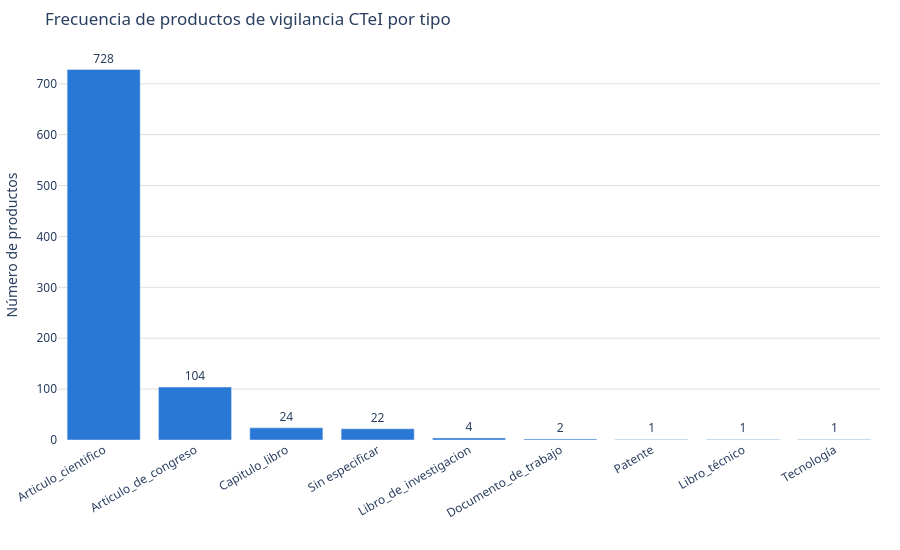

Notebook code for this chart:
### Markdown cell above
## Frecuencia por tipo de producto

### Code cell
#| label: cell-tipo-frecuencia
import pandas as pd
import plotly.graph_objects as go
import plotly.io as pio

pio.renderers.default = "plotly_mimetype+png"

SHEET_ID = "1x83kWcmNX5OJ1-aP36_liBzp7iJOz228xAkrAb5-RkE"
CSV_URL = f"https://docs.google.com/spreadsheets/d/{SHEET_ID}/gviz/tq?tqx=out:csv&sheet=Vigilancia_CTeI"

df = pd.read_csv(CSV_URL)
tipo = df["TIPO"].fillna("Sin especificar")
counts = tipo.value_counts()

fig = go.Figure(go.Bar(
    x=counts.index,
    y=counts.values,
    marker_color="#2a78d6",
    text=counts.values,
    textposition="outside",
    hovertemplate="<b>%{x}</b><br>%{y} producto(s)<extra></extra>",
))
fig.update_layout(
    title="Frecuencia de productos de vigilancia CTeI por tipo",
    yaxis_title="N\u00famero de productos",
    margin=dict(l=50, r=20, t=50, b=110),
    height=550,
    font=dict(family="system-ui, -apple-system, Segoe UI, sans-serif"),
    plot_bgcolor="white",
)
fig.update_xaxes(tickangle=-30)
fig.update_yaxes(gridcolor="#e1e0d9")
fig.show()

### Figure 1 — Plotly figure (JSON) as saved in the notebook; plotly's stock layout.template omitted (floating-point values rounded to 4 significant figures)
{"data": [{"hovertemplate": "<b>%{x}</b><br>%{y} producto(s)<extra></extra>", "marker": {"color": "#2a78d6"}, "text": [728.0, 104.0, 24.0, 22.0, 4.0, 2.0, 1.0, 1.0, 1.0], "textposition": "outside", "type": "bar", "x": ["Articulo_cientifico", "Articulo_de_congreso", "Capitulo_libro", "Sin especificar", "Libro_de_investigacion", "Documento_de_trabajo", "Patente", "Libro_técnico", "Tecnología"], "y": [728, 104, 24, 22, 4, 2, 1, 1, 1]}], "layout": {"font": {"family": "system-ui, -apple-system, Segoe UI, sans-serif"}, "height": 550, "margin": {"b": 110, "l": 50, "r": 20, "t": 50}, "plot_bgcolor": "white", "title": {"text": "Frecuencia de productos de vigilancia CTeI por tipo"}, "xaxis": {"tickangle": -30}, "yaxis": {"gridcolor": "#e1e0d9", "title": {"text": "Número de productos"}}}}
